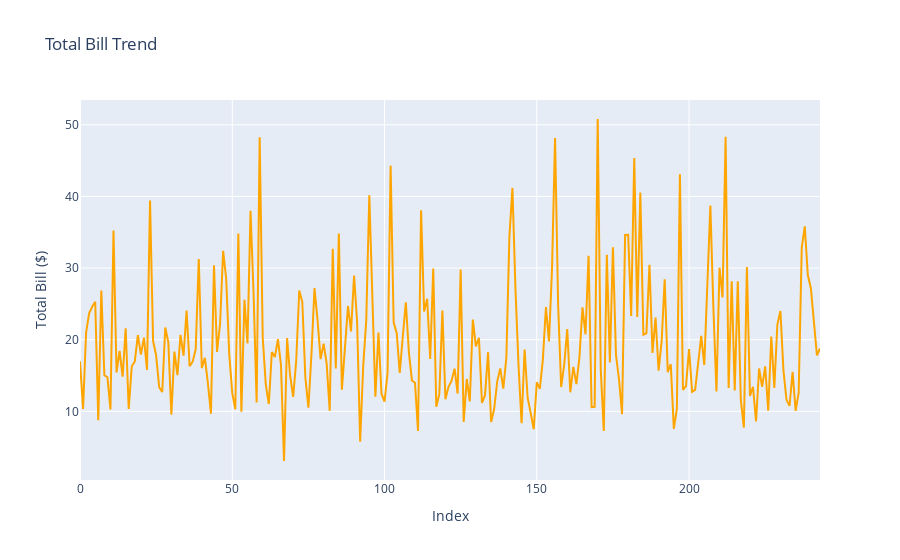

The notebook cell this image was saved under:
### Code cell
import seaborn as sns
import plotly.express as px

# Load dataset
tips = sns.load_dataset('tips')

# Interactive line plot
fig = px.line(
    tips,
    y='total_bill',
    title='Total Bill Trend',
    labels={'index': 'Index', 'total_bill': 'Total Bill ($)'},
    color_discrete_sequence=['orange']
)

fig.show()

### Figure 1 — Plotly figure (JSON) as saved in the notebook; plotly's stock layout.template omitted (floating-point values rounded to 4 significant figures; data arrays with more than 128 entries replaced by an {"elided": "..."} marker saying what was removed)
{"data": [{"hovertemplate": "Index=%{x}<br>Total Bill ($)=%{y}<extra></extra>", "legendgroup": "", "line": {"color": "orange", "dash": "solid"}, "marker": {"symbol": "circle"}, "mode": "lines", "name": "", "orientation": "v", "showlegend": false, "x": {"elided": "244 int values"}, "xaxis": "x", "y": {"elided": "244 float values"}, "yaxis": "y", "type": "scatter"}], "layout": {"xaxis": {"anchor": "y", "domain": [0, 1], "title": {"text": "Index"}}, "yaxis": {"anchor": "x", "domain": [0, 1], "title": {"text": "Total Bill ($)"}}, "legend": {"tracegroupgap": 0}, "title": {"text": "Total Bill Trend"}}}
